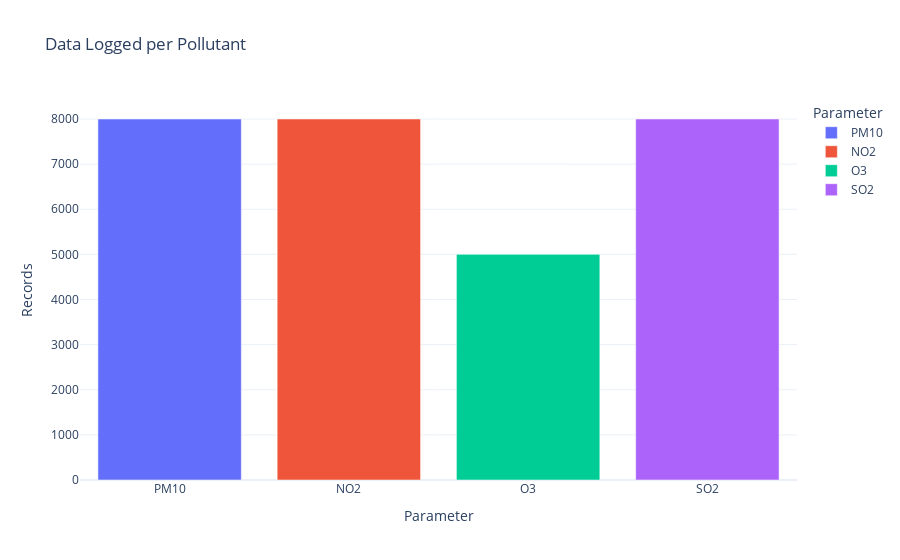

Notebook cell for this chart:
### Markdown cell above
## 5. Multi-Pollutant Overview
Let's see if we have other pollutants available.

### Code cell
parameters = ['pm10', 'no2', 'o3', 'so2', 'co']
summary_data = []

for param in parameters:
    df_temp = load_all_data(param)
    if not df_temp.empty:
        mean_val = df_temp['value'].mean()
        max_val = df_temp['value'].max()
        summary_data.append({'Parameter': param.upper(), 'Records': len(df_temp), 'Mean': mean_val, 'Max': max_val})

if summary_data:
    df_summary = pd.DataFrame(summary_data)
    
    fig = px.bar(
        df_summary, 
        x='Parameter', 
        y='Records',
        title='Data Logged per Pollutant',
        color='Parameter'
    )
    fig.show()
    display(df_summary)

### Figure 1 — Plotly figure (JSON) as saved in the notebook; plotly's stock layout.template omitted (floating-point values rounded to 4 significant figures)
{"data": [{"hovertemplate": "Parameter=%{x}<br>Records=%{y}<extra></extra>", "legendgroup": "PM10", "marker": {"color": "#636efa", "pattern": {"shape": ""}}, "name": "PM10", "orientation": "v", "showlegend": true, "textposition": "auto", "type": "bar", "x": ["PM10"], "xaxis": "x", "y": [8000], "yaxis": "y"}, {"hovertemplate": "Parameter=%{x}<br>Records=%{y}<extra></extra>", "legendgroup": "NO2", "marker": {"color": "#EF553B", "pattern": {"shape": ""}}, "name": "NO2", "orientation": "v", "showlegend": true, "textposition": "auto", "type": "bar", "x": ["NO2"], "xaxis": "x", "y": [8000], "yaxis": "y"}, {"hovertemplate": "Parameter=%{x}<br>Records=%{y}<extra></extra>", "legendgroup": "O3", "marker": {"color": "#00cc96", "pattern": {"shape": ""}}, "name": "O3", "orientation": "v", "showlegend": true, "textposition": "auto", "type": "bar", "x": ["O3"], "xaxis": "x", "y": [5000], "yaxis": "y"}, {"hovertemplate": "Parameter=%{x}<br>Records=%{y}<extra></extra>", "legendgroup": "SO2", "marker": {"color": "#ab63fa", "pattern": {"shape": ""}}, "name": "SO2", "orientation": "v", "showlegend": true, "textposition": "auto", "type": "bar", "x": ["SO2"], "xaxis": "x", "y": [8000], "yaxis": "y"}], "layout": {"barmode": "relative", "legend": {"title": {"text": "Parameter"}, "tracegroupgap": 0}, "title": {"text": "Data Logged per Pollutant"}, "xaxis": {"anchor": "y", "categoryarray": ["PM10", "NO2", "O3", "SO2"], "categoryorder": "array", "domain": [0, 1], "title": {"text": "Parameter"}}, "yaxis": {"anchor": "x", "domain": [0, 1], "title": {"text": "Records"}}}}
